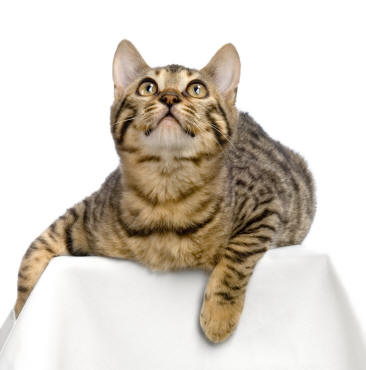
#> input picture input/example.jpg, 366 x 370 px
$ python main.py
#> lines starting #> are read from the running program, lines starting #| are printed output that depends on the picture
import PIL.Image
import os
from config import *


class Image:

    def __init__(self, name):
        self.path = os.path.join("input", name)
        self.image = self.load()
        self.string = self.convert()

    def load(self):
        with PIL.Image.open(self.path) as image:
#> image is the input picture: PIL image 366x370 RGB; mean R, G, B 215, 207.6, 197.8
            image.getpixel((0, 0))
            new_height = round(image.height * WIDTH * (8/21) / image.width)
#> new_height = 39
            return image.resize((WIDTH, new_height))
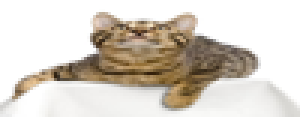
#> returned value: PIL image 100x39 RGB (shown 3 times larger); mean R, G, B 215, 207.6, 197.7

    def convert(self):
        string = ""
        for y in range(self.image.height):
            line = ""
            for x in range(self.image.width):
                pixel = self.image.getpixel((x, y))
                value = sum(pixel) // len(pixel)
                index = value * len(ASCII) // 256
                line += ASCII[::-1][index] if COLOR_INVERSION else ASCII[index]
            string += line + "\n"
        return string

    def write(self):
        with open(os.path.join("output", f"{IMAGE_NAME[:-4]}.txt"), "w", encoding="utf-8") as file:
            file.write(self.string)

    def __repr__(self):
        return self.string


if __name__ == '__main__':
    img = Image(IMAGE_NAME)
    img.write()
    print(img)
